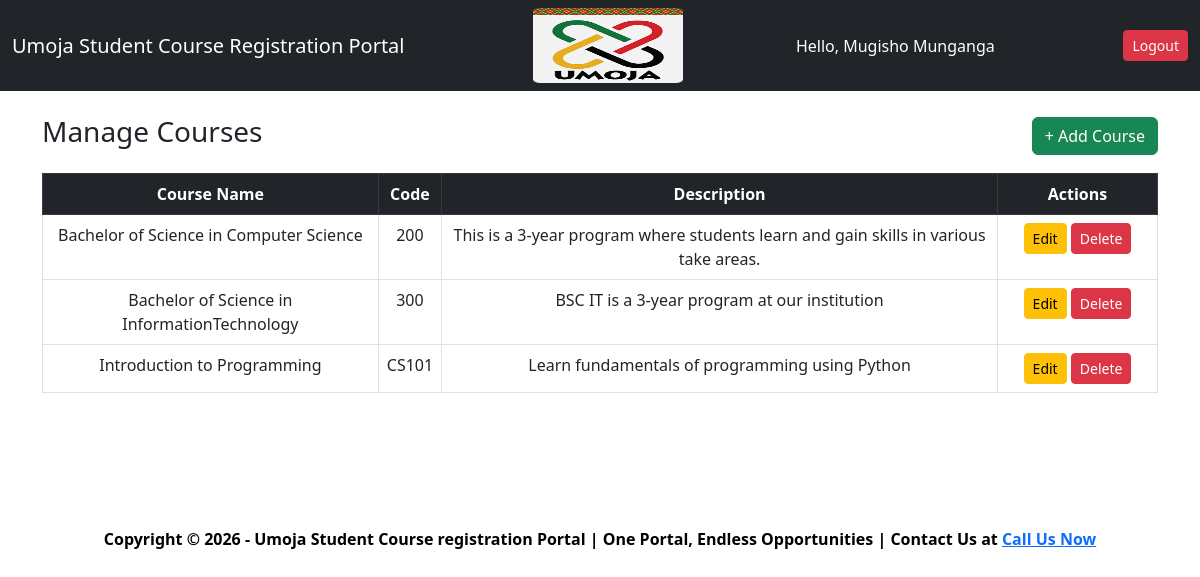
The page /courses.php (signed in) on the database its author committed.
### tables this page shows
CREATE TABLE IF NOT EXISTS `courses` (
  `id` int NOT NULL AUTO_INCREMENT,
  `course_name` varchar(100) NOT NULL,
  `course_code` varchar(50) NOT NULL,
  `description` text,
  `created_at` timestamp NULL DEFAULT CURRENT_TIMESTAMP,
  `updated_at` timestamp NULL DEFAULT CURRENT_TIMESTAMP ON UPDATE CURRENT_TIMESTAMP,
  PRIMARY KEY (`id`),
  UNIQUE KEY `course_code` (`course_code`)
);

### courses.php (the view, shortened to what this page needs)
<?php
include('db.php');
include('header.php');
$res = $conn->query("SELECT * FROM courses ORDER BY course_name ASC");
?>
<div class="d-flex justify-content-between align-items-center mb-3">
    <h3>Manage Courses</h3>
    <a href="add_course.php" class="btn btn-success">+ Add Course</a>
</div>
<?php if ($res->num_rows === 0): ?>
    <p class="text-muted">No courses yet. Add one above.</p>
<?php else: ?>
    <table class="table table-bordered table-hover">
        <thead class="table-dark">
            <tr>
                <th>Course Name</th>
                <th>Code</th>
                <th>Description</th>
                <th style="width:160px">Actions</th>
            </tr>
        </thead>
        <tbody>
            <?php while ($row = $res->fetch_assoc()): ?>
                <tr>
                    <td>
                        <?= htmlspecialchars($row['course_name'], ENT_QUOTES, 'UTF-8') ?>
                        </td>
                    <td><?= htmlspecialchars($row['course_code'], ENT_QUOTES, 'UTF-8') ?></td>
                    <td><?= htmlspecialchars($row['description'], ENT_QUOTES, 'UTF-8') ?></td>
                    <td>
                        <a href="edit.php?id=<?= (int)$row['id'] ?>" class="btn btn-warning btn-sm">Edit</a>
                        <form method="POST" action="delete.php" class="d-inline"
                              onsubmit="return confirm('Delete this course?');">
                            <button class="btn btn-danger btn-sm" type="submit">Delete</button>
                        </form>
                    </td>
                </tr>
            <?php endwhile; ?>
        </tbody>
    </table>
<?php endif; ?>
<?php include('footer.php'); ?>

### footer.php (style rules this page uses)
body { text-align: center; }

### rows shown on the page
courses: course_name "Bachelor of Science in Computer Science", course_code "200", description "This is a 3-year program where students learn and gain skills in various take areas."
courses: course_name "Bachelor of Science in InformationTechnology", course_code "300", description "BSC IT is a 3-year program at our institution"
courses: course_name "Introduction to Programming", course_code "CS101", description "Learn fundamentals of programming using Python"

### other values the page prints
$_SESSION['user']['name'] "Mugisho Munganga"
